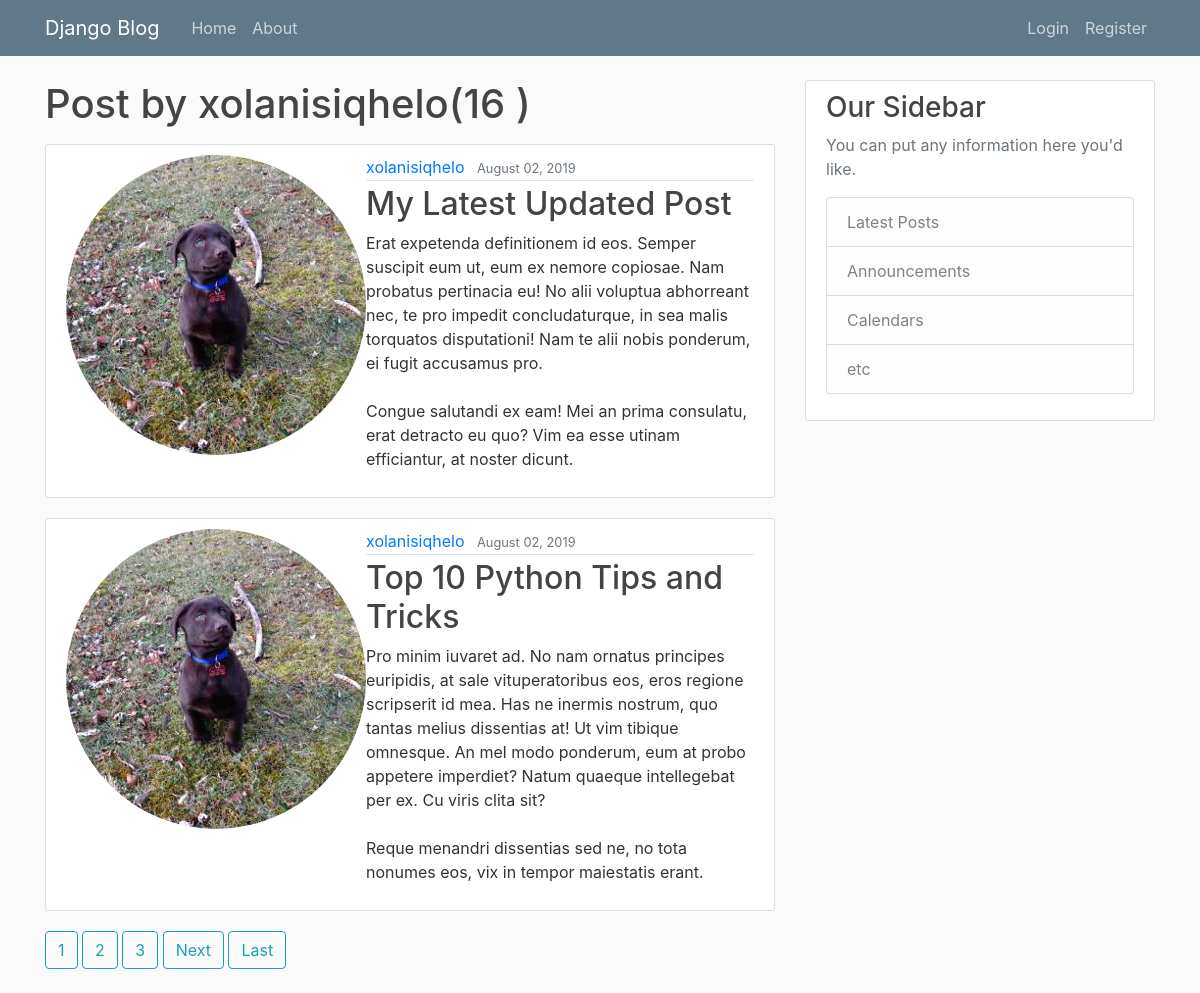
The page /user/xolanisiqhelo on the database its author committed.
### blog/models.py (models this page shows, shortened)
class Post(models.Model):
    title = models.CharField(max_length=100)
    content = models.TextField()
    date_posted = models.DateTimeField(default=timezone.now)
    author = models.ForeignKey(User,on_delete=models.CASCADE)

### users/models.py (models this page shows, shortened)
class Profile(models.Model):
    user = models.OneToOneField(User,on_delete=models.CASCADE)
    image = models.ImageField(default='default.jpg',upload_to='profile_pics')

### blog/views.py (the view)
# urls.py: path('user/<str:username>', UserPostListView.as_view(), name='user-posts'),
class UserPostListView(ListView):
    model = Post
    template_name =  'blog/user_posts.html'
    context_object_name='posts'
    paginate_by=2
    def get_queryset(self):
        user=get_object_or_404(User,username=self.kwargs.get('username'))
        return  Post.objects.filter(author=user).order_by('-date_posted')

### blog/templates/blog/user_posts.html (shortened to what this page needs)
{% extends "blog/base.html"%}
{% block content%}
<h1 class="mb-3"> Post by {{ view.kwargs.username}}({{ page_obj.paginator.count   }} )</h1>
  {% for post in posts %}
  <article class="media content-section">
    <img class="rounded-circle artitle-img " src="{{post.author.profile.image.url}}"  >
    <div class="media-body">
      <div class="article-metadata">
        <a class="mr-2" href="{% url 'user-posts' post.author.username %}">{{ post.author }}</a>
        <small class="text-muted">{{ post.date_posted|date:"F d, Y " }}</small>
      </div>
      <h2><a class="article-title" href="{% url 'post-detail' post.id %}">{{ post.title}}</a></h2>
      <p class="article-content">{{ post.content }}</p>
    </div>
  </article>
    {% endfor %}
 {% if is_paginated %}
      {% for num in page_obj.paginator.page_range %}
         {% if page_obj.number == num %}
             <a class="btn btn-outline-info mb-4" href="?page={{num}}">{{num}}</a>
         {% elif num  > page_obj.number|add:'-3' and num  < page_obj.number|add:'3' %}
             <a class="btn btn-outline-info mb-4" href="?page={{num}}">{{num}}</a>
         {% endif %}
      {% endfor %}
      {% if page_obj.has_next %}
      <a class="btn btn-outline-info mb-4" href="?page={{page_obj.next_page_number}}">Next</a>
      <a class="btn btn-outline-info mb-4" href="?page={{page_obj.paginator.num_pages}}">Last</a>
      {% endif %}
    {% endif %}
{% endblock content%}

### blog/templates/blog/base.html (shortened to what this page needs)
<!DOCTYPE html>
{% load static %}
<html lang="en">
<head>
    <link rel="stylesheet" href="https://maxcdn.bootstrapcdn.com/bootstrap/4.0.0/css/bootstrap.min.css">
       <link  rel="stylesheet"  type="text/css" href="{% static 'blog/main.css'%}">
</head>
<body>
<header class="site-header">
  <nav class="navbar navbar-expand-md navbar-dark bg-steel fixed-top">
    <div class="container">
      <a class="navbar-brand mr-4" href="{% url 'blog-home'%}">Django Blog</a>
      <div class="collapse navbar-collapse" id="navbarToggle">
        <div class="navbar-nav mr-auto">
          <a class="nav-item nav-link" href="{% url 'blog-home'%}">Home</a>
          <a class="nav-item nav-link" href="{% url 'blog-about'%}">About</a>
        </div>
        <div class="navbar-nav">
            {% if user.is_authenticated%}
              <a class="nav-item nav-link" href="{% url 'post-create'%}"> New Post</a>
              <a class="nav-item nav-link" href="{% url 'profile'%}">Profile</a>
              <a class="nav-item nav-link" href="{% url 'logout'%}">logout</a>
            {%else%}
          <a class="nav-item nav-link" href="{% url 'login'%}">Login</a>
          <a class="nav-item nav-link" href="{% url 'register'%}">Register</a>
            {%endif%}
        </div>
      </div>
    </div>
  </nav>
</header>
<main role="main" class="container">
  <div class="row">
    <div class="col-md-8">
      {% block content %}{% endblock %}
    </div>
    <div class="col-md-4">
      <div class="content-section">
        <h3>Our Sidebar</h3>
        <p class='text-muted'>You can put any information here you'd like.
          <ul class="list-group">
            <li class="list-group-item list-group-item-light">Latest Posts</li>
            <li class="list-group-item list-group-item-light">Announcements</li>
            <li class="list-group-item list-group-item-light">Calendars</li>
            <li class="list-group-item list-group-item-light">etc</li>
          </ul>
        </p>
      </div>
    </div>
  </div>
</main>
</body>
</html>

### blog/static/blog/main.css (style rules this page uses)
body { background: #fafafa; color: #333333; margin-top: 5rem; }
h1, h2, h3, h4, h5, h6 { color: #444444; }
ul { margin: 0; }
.bg-steel { background-color: #5f788a; }
.site-header .navbar-nav .nav-link { color: #cbd5db; }
.content-section { background: #ffffff; padding: 10px 20px; border: 1px solid #dddddd; border-radius: 3px; margin-bottom: 20px; }
.article-title { color: #444444; }
.article-content { white-space: pre-line; }
.article-metadata { padding-bottom: 1px; margin-bottom: 4px; border-bottom: 1px solid #e3e3e3 }

### rows shown on the page
Post: author.profile.image (picture), author "xolanisiqhelo", date_posted "August 02, 2019", title "My Latest Updated Post", content "Erat expetenda definitionem id eos. Semper suscipit eum ut, eum ex nemore copiosae. Nam probatus pertinacia eu! No alii voluptua abhorreant nec, te pro impedit concludaturque, in sea malis torquatos disputationi! Nam te alii nobis ponderum, ei fugit accusamus pro. Congue salutandi ex eam! Mei an prima consulatu, erat detracto eu quo? Vim ea esse utinam efficiantur, at noster dicunt."
Post: author.profile.image (picture), author "xolanisiqhelo", date_posted "August 02, 2019", title "Top 10 Python Tips and Tricks", content "Pro minim iuvaret ad. No nam ornatus principes euripidis, at sale vituperatoribus eos, eros regione scripserit id mea. Has ne inermis nostrum, quo tantas melius dissentias at! Ut vim tibique omnesque. An mel modo ponderum, eum at probo appetere imperdiet? Natum quaeque intellegebat per ex. Cu viris clita sit? Reque menandri dissentias sed ne, no tota nonumes eos, vix in tempor maiestatis erant."

### other values the page prints
{{ view.kwargs.username }} "xolanisiqhelo"
{{ page_obj.paginator.count }} "16"
{{ num }} "1"
{{ num }} "2" "3"
